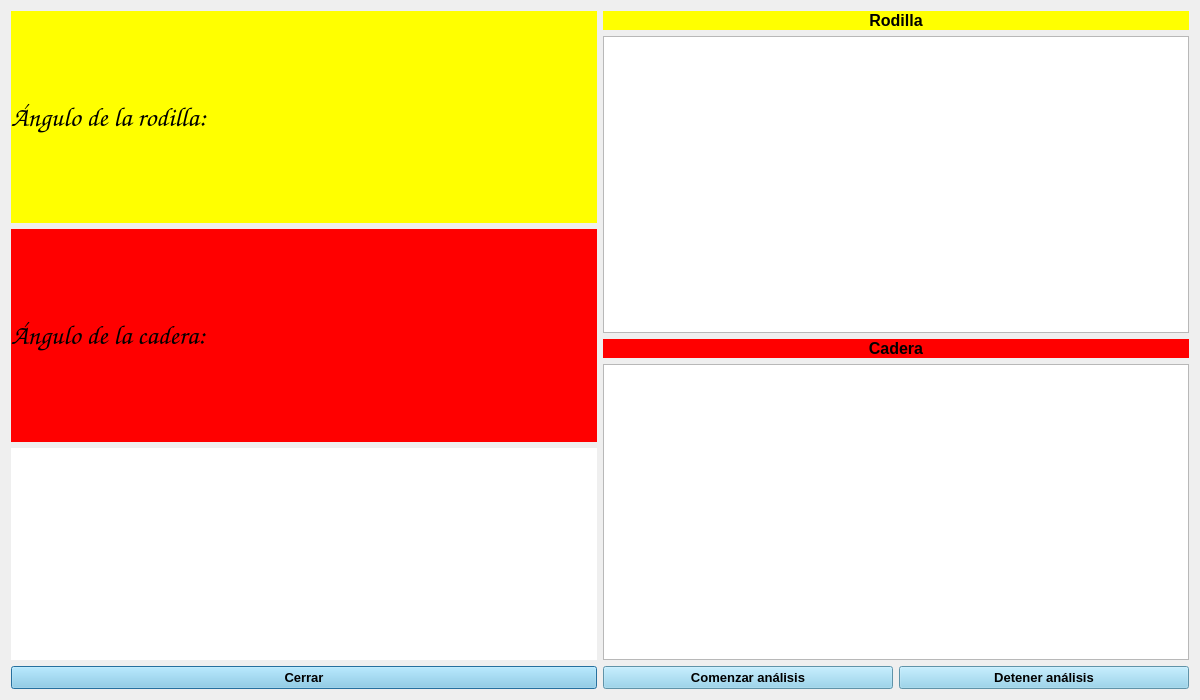
<?xml version="1.0" encoding="UTF-8"?>
<ui version="4.0">
 <class>Dialog</class>
 <widget class="QDialog" name="Dialog">
  <property name="geometry">
   <rect>
    <x>0</x>
    <y>0</y>
    <width>1200</width>
    <height>700</height>
   </rect>
  </property>
  <property name="minimumSize">
   <size>
    <width>1200</width>
    <height>700</height>
   </size>
  </property>
  <property name="windowTitle">
   <string>Marcha4Cam - Una Cámara Cuerpo</string>
  </property>
  <property name="styleSheet">
   <string notr="true">QLabel{background-color:white;}</string>
  </property>
  <layout class="QGridLayout" name="gridLayout_2">
   <item row="0" column="0">
    <layout class="QVBoxLayout" name="verticalLayout_2">
     <item>
      <widget class="QLabel" name="labelAnguloRodilla">
       <property name="font">
        <font>
         <family>Comic Sans MS</family>
         <pointsize>20</pointsize>
         <weight>75</weight>
         <bold>true</bold>
        </font>
       </property>
       <property name="styleSheet">
        <string notr="true">QLabel{background-color:yellow;}
</string>
       </property>
       <property name="text">
        <string>Ángulo de la rodilla: </string>
       </property>
      </widget>
     </item>
     <item>
      <widget class="QLabel" name="labelAnguloCadera">
       <property name="font">
        <font>
         <family>Comic Sans MS</family>
         <pointsize>20</pointsize>
         <weight>75</weight>
         <bold>true</bold>
        </font>
       </property>
       <property name="styleSheet">
        <string notr="true">QLabel{background-color:red;}
</string>
       </property>
       <property name="text">
        <string>Ángulo de la cadera: </string>
       </property>
      </widget>
     </item>
     <item>
      <widget class="QLabel" name="FeedLabel">
       <property name="text">
        <string/>
       </property>
      </widget>
     </item>
     <item>
      <widget class="QPushButton" name="CancelBTN">
       <property name="font">
        <font>
         <pointsize>10</pointsize>
         <weight>75</weight>
         <bold>true</bold>
        </font>
       </property>
       <property name="styleSheet">
        <string notr="true">QPushButton{background-color:skyblue;}
QPushButton:hover{background-color:orange;}</string>
       </property>
       <property name="text">
        <string>Cerrar</string>
       </property>
      </widget>
     </item>
    </layout>
   </item>
   <item row="0" column="1">
    <layout class="QGridLayout" name="gridLayout">
     <item row="1" column="0" colspan="2">
      <widget class="PlotWidget" name="graphicsView"/>
     </item>
     <item row="3" column="0" colspan="2">
      <widget class="PlotWidget" name="graphicsCadera"/>
     </item>
     <item row="4" column="0">
      <widget class="QPushButton" name="btnStart">
       <property name="font">
        <font>
         <pointsize>10</pointsize>
         <weight>75</weight>
         <bold>true</bold>
        </font>
       </property>
       <property name="styleSheet">
        <string notr="true">QPushButton{background-color:skyblue;}
QPushButton:hover{background-color:orange;}</string>
       </property>
       <property name="text">
        <string>Comenzar análisis</string>
       </property>
      </widget>
     </item>
     <item row="4" column="1">
      <widget class="QPushButton" name="btnStop">
       <property name="font">
        <font>
         <pointsize>10</pointsize>
         <weight>75</weight>
         <bold>true</bold>
        </font>
       </property>
       <property name="styleSheet">
        <string notr="true">QPushButton{background-color:skyblue;}
QPushButton:hover{background-color:orange;}
</string>
       </property>
       <property name="text">
        <string>Detener análisis</string>
       </property>
      </widget>
     </item>
     <item row="2" column="0" colspan="2">
      <widget class="QLabel" name="labelCadera">
       <property name="font">
        <font>
         <family>Arial</family>
         <pointsize>12</pointsize>
         <weight>75</weight>
         <bold>true</bold>
        </font>
       </property>
       <property name="styleSheet">
        <string notr="true">QLabel{background-color:red;}</string>
       </property>
       <property name="text">
        <string>Cadera</string>
       </property>
       <property name="alignment">
        <set>Qt::AlignCenter</set>
       </property>
      </widget>
     </item>
     <item row="0" column="0" colspan="2">
      <widget class="QLabel" name="labelRodilla">
       <property name="font">
        <font>
         <family>Arial</family>
         <pointsize>12</pointsize>
         <weight>75</weight>
         <bold>true</bold>
        </font>
       </property>
       <property name="styleSheet">
        <string notr="true">QLabel{background-color: yellow;}</string>
       </property>
       <property name="text">
        <string>Rodilla</string>
       </property>
       <property name="alignment">
        <set>Qt::AlignCenter</set>
       </property>
      </widget>
     </item>
    </layout>
   </item>
  </layout>
 </widget>
 <customwidgets>
  <customwidget>
   <class>PlotWidget</class>
   <extends>QGraphicsView</extends>
   <header>pyqtgraph</header>
  </customwidget>
 </customwidgets>
 <resources/>
 <connections/>
</ui>
